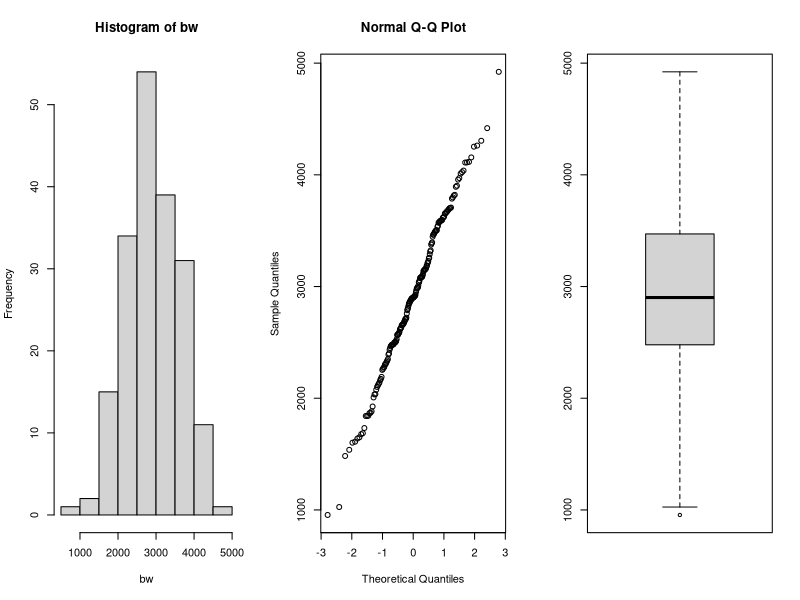
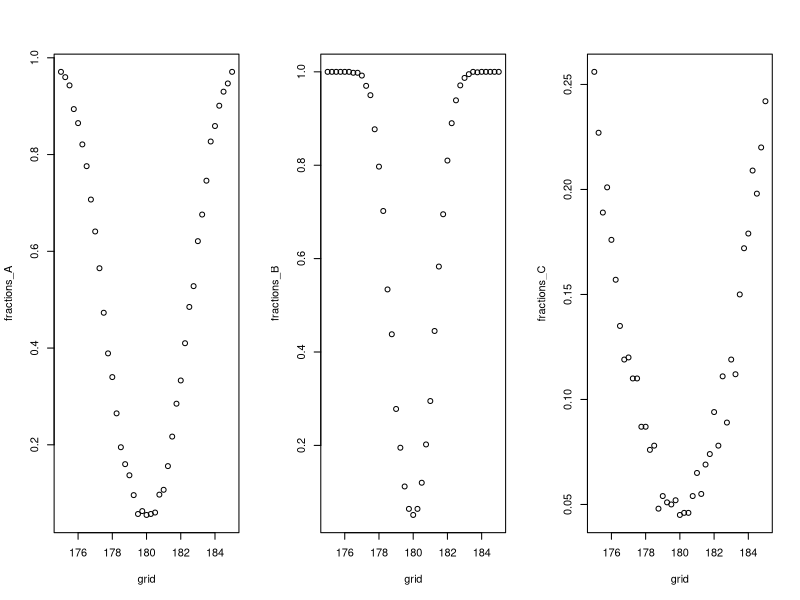
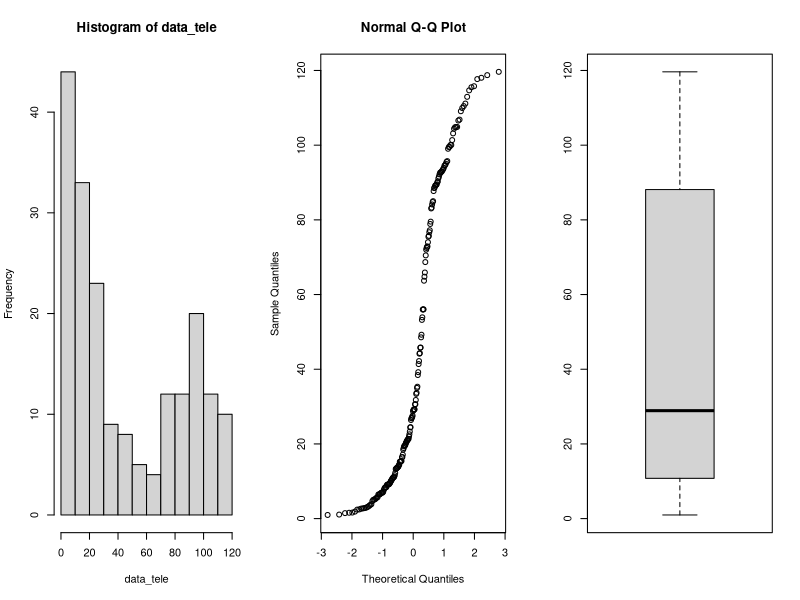

Source code (R) for these figures, in order: (Note: this script raises an error after producing the figures.)
## ---- chunk 1
library(tidyverse)
library(rstudioapi)

knitr::opts_chunk$set(echo = TRUE)
options(knitr.table.format = "latex")
setwd(dirname(getActiveDocumentContext()$path))
# round numbers to 4 digits
options(scipen = 1, digits = 4)
## ---- chunk 2
par(mfrow=c(1,3))
data=read.table(file="data/birthweight.txt",header=TRUE)

bw = data$birthweight
hist(bw)
qqnorm(bw)
boxplot(bw)
shapiro.test(bw)

## ---- chunk 3
m = mean(bw)
sd = sd(bw)
n = length(bw)
error = qnorm(0.95)*sd/sqrt(n)
ci = c(m-error, m+error)
m
ci
## ---- chunk 4
t.test(bw, mu=2800, alternative = "greater", conf.level = 0.95)
## ---- chunk 5
n <- m <- 30
mu <- 180
nu <- 175
sd <- 5
grid <- seq(175,185, by=0.25)

power_function<-function(grid,n,m,mu,sd) {
  B <- 1000
  p <- numeric(B)
  G <- length(grid)
  fractions <- numeric(G)
  for (grid_nu in 1:G){
    p <- numeric(B)
    for (b in 1:B){
      x <- rnorm(n,mu,sd)
      y <- rnorm(m,grid[grid_nu],sd)
      p[b] <- t.test(x,y, var.equal = TRUE)[[3]]
    }
    fractions[grid_nu] <- mean(p<0.05)
  }
  return(fractions)
}

fractions_A <- power_function(grid,n,m,mu,sd)

## ---- chunk 6
n <- m <- 100
mu <- 180
sd <- 5

fractions_B <- power_function(grid,n,m,mu,sd)
## ---- chunk 7
n <- m <- 30
mu <- 180
sd <- 15

fractions_C <- power_function(grid,n,m,mu,sd)
par(mfrow=c(1,3))
plot(grid,fractions_A)
plot(grid,fractions_B)
plot(grid,fractions_C)
## ---- chunk 8
data<-read.table(file="data/telephone.txt",header=TRUE)

# remove zeros
data <- data %>% 
  filter(Bills > 0)

data_tele <- data$Bills
par(mfrow=c(1,3))
hist(data_tele)
qqnorm(data_tele)
boxplot(data_tele)

## ---- chunk 9
lambda <- seq(0.01, 0.1, 0.0005)
pvalues <- c()
t <- median(data_tele)
for (x in X){
  B <- 1000
  tstar <- numeric(B)
  n <- length(data_tele)
  
  for (i in 1:B){
    xstar <- rexp(n,x)
    tstar[i] <- median(xstar)
  }
  pl<-sum(tstar<t)/B
  pr<-sum(tstar>t)/B
  p<-2*min(pl,pr)
  pl;pr;p
  pvalues <- c(pvalues,p)
}
plot(lambda, pvalues)

best_p <- which(pvalues > 0.05)
lambda[best_p]
## ---- chunk 10
B <- 1000
T1 <- median(data_tele)
Tstar <- numeric(B)
for (i in 1:B){
  Xstar <- sample(data_tele,replace=TRUE)
  Tstar[i] <- median(Xstar)
}
Tstar25 <- quantile(Tstar,0.025)
Tstar975 <- quantile(Tstar, 0.975)

T1
c(2*T1-Tstar975, 2*T1-Tstar25)

## ---- chunk 11
max_index <- which.max(pvalues)

opt_Lambda <- X[max_index]
## ---- chunk 12
bill_bigeq40 <- sum(data_tele>=40)
bill_smal40 <- sum(data_tele<40)

binom.test(bill_bigeq40, length(data_tele),p=0.5)
binom.test(bill_smal40, length(data_tele),p=0.5)

bill_less10 <- sum(data_tele < 10)
bill_less10/length(data_tele)
## ---- chunk 13
data <- read.table(file="data/run.txt",header=TRUE)
cor.test(data$before, data$after)$p.value
## disgnostics
par(mfrow=c(1,2)); qqnorm(data$before); qqnorm(data$after)
## ---- chunk 14
# calculate differences
data <- data %>% 
  mutate(diff = before - after)

# filter for lemo

lemo <- data %>% 
  filter(drink == "lemo")

paste0("p-value for soft drink: ", round(t.test(lemo$before, lemo$after, paired = TRUE)$p.value, 4))

# filter for energy

energy <- data %>% 
  filter(drink == "energy")

paste0("p-value for energy drink: ", round(t.test(energy$before, energy$after, paired = TRUE)$p.value, 4))
## ---- chunk 15

# perform t-test

t.test(lemo$diff, energy$diff)$p.value

## ---- chunk 16
# filter for meatmeal

meatmeal <- chickwts %>% 
  filter(feed == "meatmeal") %>% 
  select(weight)

# filter for sunflower

sunflower <- chickwts %>% 
  filter(feed == "sunflower") %>% 
  select(weight)

# check for data normality

par(mfrow=c(1,2))
qqnorm(meatmeal$weight)
qqnorm(sunflower$weight)

# perform t-test, the data is not paired

paste0("t-test p-value: ", round(t.test(meatmeal, sunflower)$p.value, 4))

# Mann-Whitney test

paste0("Mann-Whitney test p-value: ", round(wilcox.test(meatmeal$weight, sunflower$weight)$p.value, 4))

# Kolmogorov-Smirnov test

paste0("Kolmogorov-Smirnov test: ", round(ks.test(meatmeal$weight, sunflower$weight)$p.value, 4))

## ---- chunk 17
chickaov <- lm(weight~feed, data = chickwts)
# performing one-way ANOVA
anova(chickaov)
#extracting more information
summary_table <- as_tibble(summary(chickaov)$coefficients) %>% 
  rename("p-value" = `Pr(>|t|)`)
knitr::kable(summary_table, "latex")
## ---- chunk 18
# check for normality
qqnorm(chickaov$residuals)
# check if the variances are equal
chickwts %>% 
  group_by(feed) %>% 
  summarise(variance = var(weight))
## ---- chunk 19
kruskal.test(weight~feed, data = chickwts)$p.value
